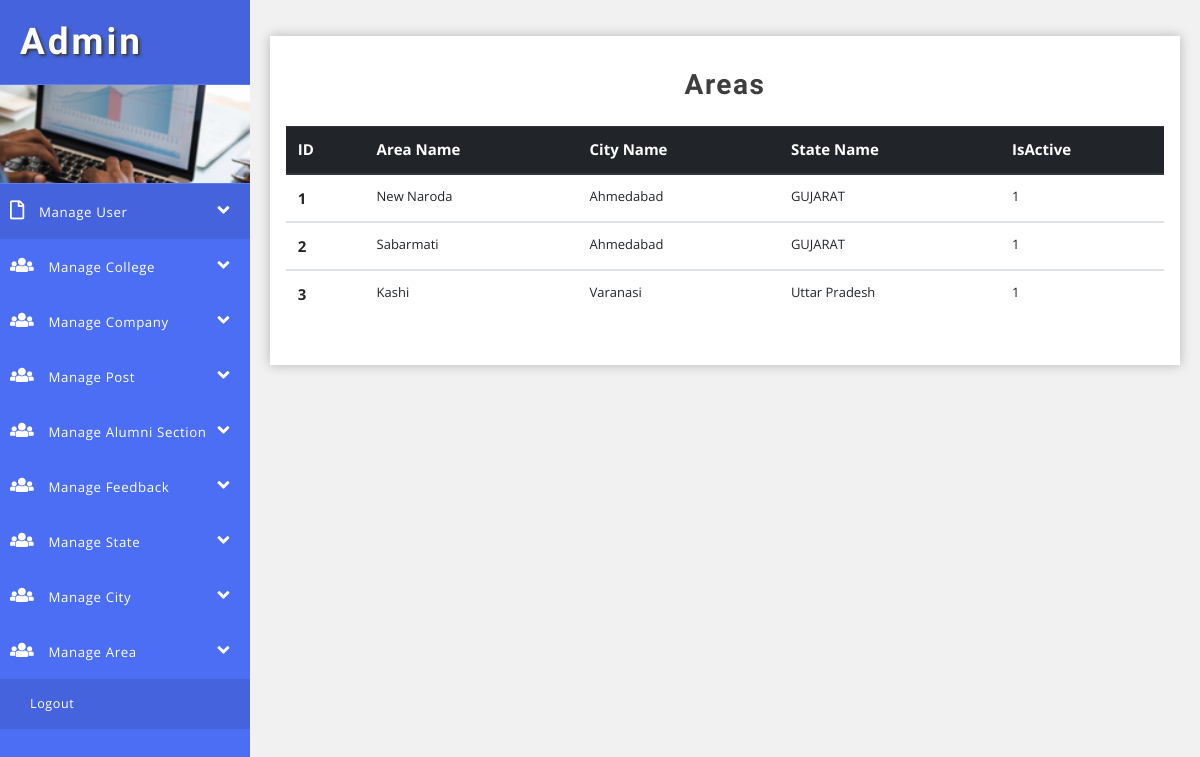
Page /admin/viewarea.php on the committed database.
### tables this page shows
CREATE TABLE `area_tbl` (
  `id` int(11) NOT NULL,
  `areaname` varchar(100) NOT NULL,
  `cid` int(11) NOT NULL,
  `sid` int(11) NOT NULL,
  `doi` datetime NOT NULL,
  `dou` datetime NOT NULL,
  `isactive` int(11) NOT NULL
);

CREATE TABLE `city_tbl` (
  `id` int(11) NOT NULL,
  `cityname` varchar(100) NOT NULL,
  `sid` int(11) NOT NULL,
  `isactive` int(11) NOT NULL,
  `doi` datetime NOT NULL,
  `dou` datetime NOT NULL
);

CREATE TABLE `state_tbl` (
  `id` int(11) NOT NULL,
  `sname` varchar(100) NOT NULL,
  `isactive` int(11) NOT NULL,
  `doi` datetime NOT NULL,
  `dou` datetime NOT NULL
);

### admin/viewarea.php (the view, shortened to what this page needs)
<?php
require '../common/dbconnect.php';
$qry="SELECT * FROM area_tbl WHERE isactive=1";
$rs=mysqli_query($conn,$qry);
?>
<!DOCTYPE html>
<html lang="en">
<head>
    <link href="css/bootstrap.css" rel="stylesheet" type="text/css" media="all" />
    <link href="css/style.css" rel="stylesheet" type="text/css" media="all" />
    <link rel="stylesheet" href="css/style4.css">
    <link href="css/fontawesome-all.css" rel="stylesheet">
</head>
<body>
	<div class="wrapper">
        <?php require 'sidebar.php'; ?>
        <div id="content">
			<div class="outer-w3-agile mt-3">
                <h4 class="tittle-w3-agileits mb-4">Areas</h4>
					<table class="table">
                        <thead class="thead-dark">
                            <tr>
                                <th scope="col">ID</th>
                                <th scope="col">Area Name</th>
                                <th scope="col">City Name</th>
                                <th scope="col">State Name </th>
                                <th scope="col">IsActive</th>
                            </tr>
                        </thead>
                        <?php
						if(mysqli_num_rows($rs)>0)
						{
							while($row=mysqli_fetch_assoc($rs))
							{
								$sid=$row['sid'];
								$qry1="SELECT * FROM state_tbl WHERE id=$sid AND isactive=1";
								$rs1=mysqli_query($conn,$qry1);
                                $cid=$row['cid'];
                                $qry2="SELECT * FROM city_tbl WHERE id=$cid AND isactive=1";
                                $rs2=mysqli_query($conn,$qry2);
							if(mysqli_num_rows($rs1)>0 && mysqli_num_rows($rs2)>0)
								{
								$row1=mysqli_fetch_assoc($rs1);
                                $row2=mysqli_fetch_assoc($rs2);
						?>
						<tbody>
							<tr>
								<th scope="row"><?php echo $row['id'];?></th>
                                <td><?php echo $row['areaname'];?></td>
								<td><?php echo $row2['cityname'];?></td>
								<td><?php echo $row1['sname'];?></td>
								<td><?php echo $row['isactive'];?></td>
							</tr>
							<?php
                                }
                            }
                        }
						else{
							echo "0 Row Found";
							exit();
						}
						?>
						</tbody>
					</table>
				</div>
			</div>
		</div>
	</body>
</html>

### admin/css/style.css (style rules this page uses)
html, body { margin: 0; font-size: 100%; font-family: 'Open Sans', sans-serif; background: #fff; }
h1, h2, h3, h4, h5, h6 { margin: 0; font-family: 'Poiret One', cursive; font-weight: 700; }
.outer-w3-agile { padding: 2em 1em; -webkit-box-shadow: 0px 0px 11px 0px rgba(0, 0, 0, 0.25); -moz-box-shadow: 0px 0px 11px 0px rgba(0, 0, 0, 0.25); box-shadow: 0px 0px 11px 0px rgba(0, 0, 0, 0.25); background: #fff; }
h4.tittle-w3-agileits { font-size: 2em; letter-spacing: 1.5px; font-weight: 600; color: #3e3e3e; text-align: center; }
.table th, .table td { padding: 0.74rem; vertical-align: top; border-top: 1px solid #dee2e6; font-size: 13px; }
.table th { color: #252525; font-size: 15px; }
@media (max-width:1280px) { h4.tittle-w3-agileits { font-size: 1.75em; } }

### admin/css/style4.css (style rules this page uses)
body { font-family: 'Open Sans', sans-serif; background: #f1f1f1; }
.wrapper { display: flex; align-items: stretch; }
#content { padding: 20px; min-height: 100vh; transition: all 0.3s; overflow: hidden; width: 100%; }

### rows in the picture
area_tbl: id "1", areaname "New Naroda", city_tbl.cityname "Ahmedabad", state_tbl.sname "GUJARAT", isactive "1"
area_tbl: id "2", areaname "Sabarmati", city_tbl.cityname "Ahmedabad", state_tbl.sname "GUJARAT", isactive "1"
area_tbl: id "3", areaname "Kashi", city_tbl.cityname "Varanasi", state_tbl.sname "Uttar Pradesh", isactive "1"
